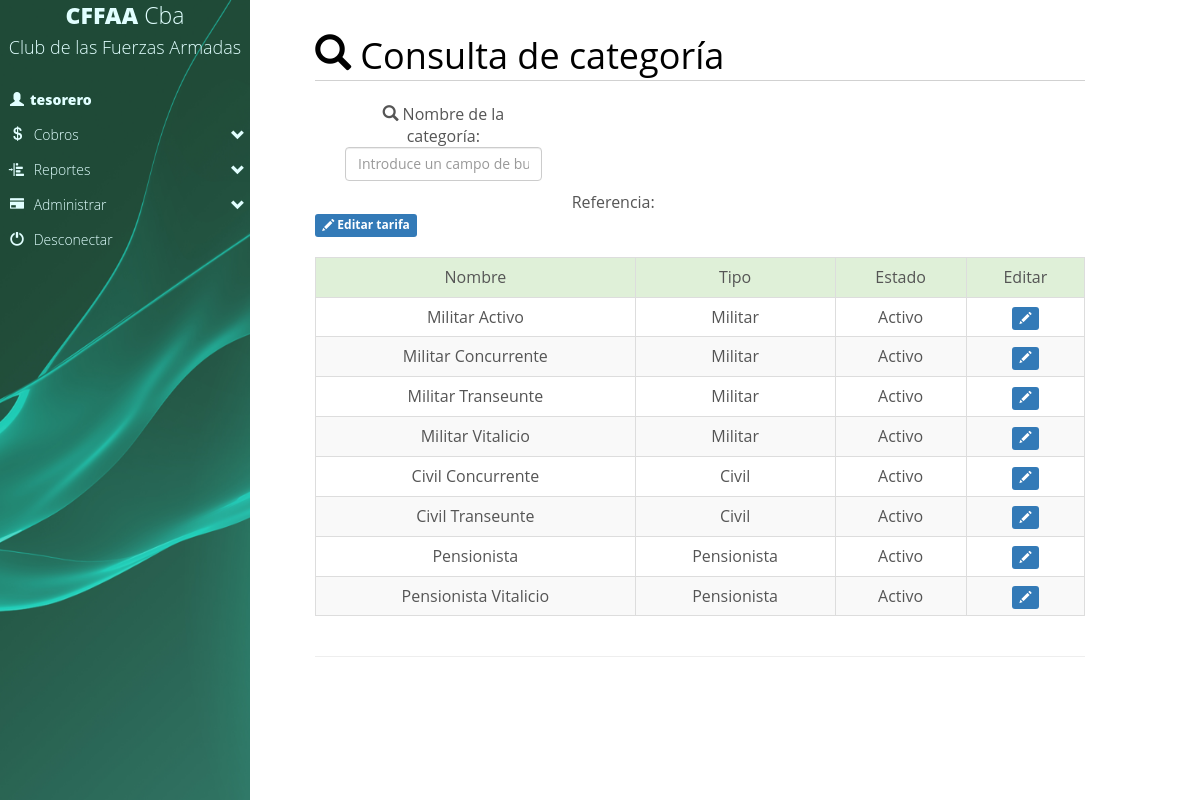
/club/tarifas.php (signed in), run on the app's committed database.
### tables this page shows
CREATE TABLE `categorias` (
  `id` int(10) UNSIGNED NOT NULL,
  `descripcion` varchar(255) NOT NULL,
  `descripcionbreve` varchar(255) NOT NULL,
  `derechovoto` enum('Si','No') NOT NULL DEFAULT 'Si',
  `importeinscripcion` decimal(11,2) NOT NULL,
  `importecuota` decimal(11,2) NOT NULL,
  `importefamiliar` decimal(11,2) NOT NULL,
  `cantidadfamiliar` int(11) NOT NULL,
  `cantidadavalante` int(11) NOT NULL,
  `tipo` enum('Militar','Civil','Pensionista') NOT NULL DEFAULT 'Militar',
  `estado` enum('Activo','Inactivo') NOT NULL DEFAULT 'Activo',
  `fechaalta` date DEFAULT NULL,
  `idaltausuario` varchar(255) DEFAULT NULL,
  `fechaupdate` date DEFAULT NULL,
  `idmodificausuario` varchar(255) DEFAULT NULL
);

### club/tarifas.php (the view, shortened to what this page needs)
<!DOCTYPE html>
<html lang="en">
<head>
	<link href="css/botones.css" rel="stylesheet">
	<link rel="stylesheet" href="css/bootstrap.min.css" />
	<link href="css/menulateral.css" rel="stylesheet">
	<link href="css/animate.css" rel="stylesheet">
	<link href="css/noticiasstyle.css" rel="stylesheet">
</head>
<body>
<div id="container">
	<div style="position:fixed;width:100%; z-index: 10000;">
		<?php include_once "menu.php" ?>
	</div>
	<div class="row" style="max-width:100%; margin-left:0px; margin-right:0px;">
		<div class="col-md-8 col-lg-8 col-xs-12 col-sm-12">
			<div class="main1">
				<div class="content">
					<h2><span class="glyphicon glyphicon-search"></span>&nbsp;Consulta de categoría</h2>
						<br>
						<div class="col-lg-4 col-md-6 form-group text-center">
						<label for="title" class="col-sm-12 control-label"><span class="glyphicon glyphicon-search"></span>&nbsp;Nombre de la categoría:</label>
						<div class="col-sm-12">
						  <input type="text" name="busqueda" class="form-control" id="busqueda" placeholder="Introduce un campo de busqueda" value="">
						</div>
						</div>
						<br><br><br><br>
						Referencia:<br>
						<span class="label label-primary"><span class="glyphicon glyphicon-pencil" aria-hidden="false"></span> Editar tarifa</span>
						<br><br>
						<div id="resultado" class="table-responsive">
							<table class="table table-striped table-bordered">
								<tr>
								<th class="success text-center">Nombre</th>
								<th class="success text-center">Tipo</th>
								<th class="success text-center">Estado</th>
								<th class="success text-center">Editar</th>
								</tr>
								<?php
									$elsql="select * from categorias";
									$select = mysql_query($elsql);
									while($datos = mysql_fetch_array($select)) {
									?>
									<tr>
										<td class="text-center"><?php echo $datos['descripcion'];?></td>
										<td class="text-center"><?php echo $datos['tipo'];?></td>
										<td class="text-center"><?php echo $datos['estado'];?></td>
										<td class="text-center">
										<span class="label label-primary text-center">
										<a href="modificartarifas.php?accion=modifica&idc=<?php echo $datos['id'];?>&close=dor">
										<font color=white><span class="glyphicon glyphicon-pencil" aria-hidden="true"></span></font></a>
										</span>
										</td>
									</tr>
									<?php
									} ;
								?>
							</table>
						</div><hr>
				</div>
			</div>
			<br>
			<br>
		</div>
	</div>
</div>
</body>
</html>

### club/css/menulateral.css (style rules this page uses)
body { margin: 0px; padding: 0px; }

### club/css/noticiasstyle.css (style rules this page uses)
html,body,div,span,applet,object,iframe,h1,h2,h3,h4,h5,h6,p,blockquote,pre,a,abbr,acronym,address,big,cite,code,del,dfn,em,img,ins,kbd,q,s,samp,small,strike,strong,sub,sup,tt,var,b,u,i,dl,dt,dd,ol,nav ul,nav li,fieldset,form,label,legend,table,caption,tbody,tfoot,thead,tr,th,td,article,aside,canvas,details,embed,figure,figcaption,footer,header,hgroup,menu,nav,output,ruby,section,summary,time,mark,audio,video { margin:0;padding:0;border:0;font-size:100%;font:inherit;vertical-align:baseline; }
table { border-collapse:collapse;border-spacing:0; }
a { text-decoration:none; }
body { font-family:'open sans', sans-serif; font-size: 100%; background: #ffffff; color:#555555; }
.content h2 { font-size: 36px; color: #000; border-bottom: 1px solid rgb(209, 209, 209); }
.main1 { margin: 4% 0 0; }

### data on the page
categorias: descripcion "Militar Activo", tipo "Militar", estado "Activo"
categorias: descripcion "Militar Concurrente", tipo "Militar", estado "Activo"
categorias: descripcion "Militar Transeunte", tipo "Militar", estado "Activo"
categorias: descripcion "Militar Vitalicio", tipo "Militar", estado "Activo"
categorias: descripcion "Civil Concurrente", tipo "Civil", estado "Activo"
categorias: descripcion "Civil Transeunte", tipo "Civil", estado "Activo"
categorias: descripcion "Pensionista", tipo "Pensionista", estado "Activo"
categorias: descripcion "Pensionista Vitalicio", tipo "Pensionista", estado "Activo"

### other printed values
$_SESSION['usuario'] "tesorero"
